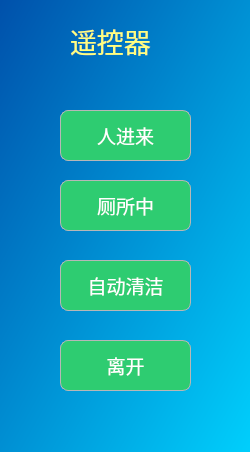
<?xml version="1.0" encoding="UTF-8"?>
<ui version="4.0">
 <class>Client</class>
 <widget class="QMainWindow" name="Client">
  <property name="geometry">
   <rect>
    <x>0</x>
    <y>0</y>
    <width>250</width>
    <height>452</height>
   </rect>
  </property>
  <property name="minimumSize">
   <size>
    <width>250</width>
    <height>250</height>
   </size>
  </property>
  <property name="windowTitle">
   <string>Client</string>
  </property>
  <property name="styleSheet">
   <string notr="true">color: rgb(255, 255, 127);
background-color: qlineargradient(spread:pad, x1:0, y1:0.006, x2:1, y2:1, stop:0 rgba(0, 81, 171, 255), stop:1 rgba(0, 207, 252, 255));
</string>
  </property>
  <widget class="QWidget" name="centralwidget">
   <widget class="QLabel" name="label_3">
    <property name="geometry">
     <rect>
      <x>70</x>
      <y>20</y>
      <width>111</width>
      <height>41</height>
     </rect>
    </property>
    <property name="font">
     <font>
      <family>宋体</family>
      <pointsize>20</pointsize>
     </font>
    </property>
    <property name="styleSheet">
     <string notr="true">color: rgb(255, 255, 127);
background-color: qlineargradient(spread:pad, x1:0, y1:0.006, x2:1, y2:1, stop:0 rgba(0, 81, 171, 255), stop:1 rgba(0, 207, 252, 255));
background-color: rgba(255, 255, 255,0);</string>
    </property>
    <property name="text">
     <string>遥控器</string>
    </property>
   </widget>
   <widget class="QPushButton" name="pushButton">
    <property name="geometry">
     <rect>
      <x>60</x>
      <y>110</y>
      <width>131</width>
      <height>51</height>
     </rect>
    </property>
    <property name="font">
     <font>
      <family>宋体</family>
      <pointsize>14</pointsize>
     </font>
    </property>
    <property name="styleSheet">
     <string notr="true">QPushButton
{
    color: rgb(255, 255, 255);
    background-color: rgb(46, 204, 113);
	border-radius:8px;
    border: 1px solid rgb(183 , 183 , 183);
}

QPushButton:hover
{
    color:red;
    background-color:rgb(228 , 240 , 250);
    border: 1px solid rgb(15 , 150 , 255);
}

QPushButton:pressed
{
    color:red;
    background-color:rgb(204 , 228 , 247);
    border: 1px solid rgb(1 , 84 , 153);
    padding-left:3px;
    padding-top:3px;
}</string>
    </property>
    <property name="text">
     <string>人进来</string>
    </property>
   </widget>
   <widget class="QPushButton" name="pushButton_2">
    <property name="geometry">
     <rect>
      <x>60</x>
      <y>180</y>
      <width>131</width>
      <height>51</height>
     </rect>
    </property>
    <property name="font">
     <font>
      <family>宋体</family>
      <pointsize>14</pointsize>
     </font>
    </property>
    <property name="styleSheet">
     <string notr="true">QPushButton
{
    color: rgb(255, 255, 255);
    background-color: rgb(46, 204, 113);
	border-radius:8px;
    border: 1px solid rgb(183 , 183 , 183);
}

QPushButton:hover
{
    color:red;
    background-color:rgb(228 , 240 , 250);
    border: 1px solid rgb(15 , 150 , 255);
}

QPushButton:pressed
{
    color:red;
    background-color:rgb(204 , 228 , 247);
    border: 1px solid rgb(1 , 84 , 153);
    padding-left:3px;
    padding-top:3px;
}</string>
    </property>
    <property name="text">
     <string>厕所中</string>
    </property>
   </widget>
   <widget class="QPushButton" name="pushButton_3">
    <property name="geometry">
     <rect>
      <x>60</x>
      <y>260</y>
      <width>131</width>
      <height>51</height>
     </rect>
    </property>
    <property name="font">
     <font>
      <family>宋体</family>
      <pointsize>14</pointsize>
     </font>
    </property>
    <property name="styleSheet">
     <string notr="true">QPushButton
{
    color: rgb(255, 255, 255);
    background-color: rgb(46, 204, 113);
	border-radius:8px;
    border: 1px solid rgb(183 , 183 , 183);
}

QPushButton:hover
{
    color:red;
    background-color:rgb(228 , 240 , 250);
    border: 1px solid rgb(15 , 150 , 255);
}

QPushButton:pressed
{
    color:red;
    background-color:rgb(204 , 228 , 247);
    border: 1px solid rgb(1 , 84 , 153);
    padding-left:3px;
    padding-top:3px;
}</string>
    </property>
    <property name="text">
     <string>自动清洁</string>
    </property>
   </widget>
   <widget class="QPushButton" name="pushButton_4">
    <property name="geometry">
     <rect>
      <x>60</x>
      <y>340</y>
      <width>131</width>
      <height>51</height>
     </rect>
    </property>
    <property name="font">
     <font>
      <family>宋体</family>
      <pointsize>14</pointsize>
     </font>
    </property>
    <property name="styleSheet">
     <string notr="true">QPushButton
{
    color: rgb(255, 255, 255);
    background-color: rgb(46, 204, 113);
	border-radius:8px;
    border: 1px solid rgb(183 , 183 , 183);
}

QPushButton:hover
{
    color:red;
    background-color:rgb(228 , 240 , 250);
    border: 1px solid rgb(15 , 150 , 255);
}

QPushButton:pressed
{
    color:red;
    background-color:rgb(204 , 228 , 247);
    border: 1px solid rgb(1 , 84 , 153);
    padding-left:3px;
    padding-top:3px;
}</string>
    </property>
    <property name="text">
     <string>离开</string>
    </property>
   </widget>
  </widget>
 </widget>
 <resources/>
 <connections/>
</ui>
